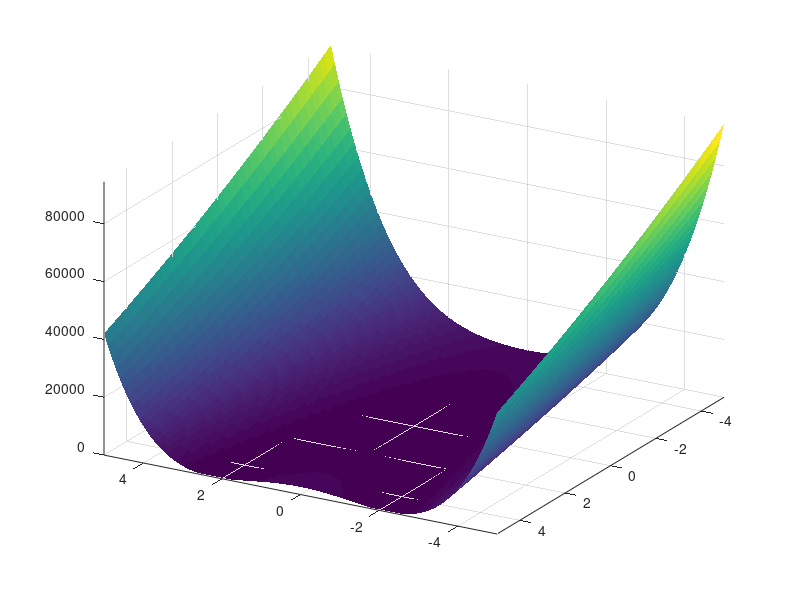

The MATLAB source for this figure: (Note: this script raises an error after producing the figure.)
%% Constrained optimization with FMINSEARCH

function testoptimize

    
%% Introduction    

%% Usage
 
    %%
    % first, define a test function:
%     clc, 
    rosen = @(x) (1-x(1))^2 + 105*(x(2)-x(1)^2)^2;
    
    %%
    % this is the classical Rosenbr\"uck function, which has a global minimum
    % at _f(x)_ = _f_([1, 1]) = 0. The function is relatively hard to optimize,
    % because that minimum is located in a long narrow ``valley'':
    k = 0; range = -5:0.1:5;
    z = zeros(101);    
    for i = range
        m = 0; k = k + 1;        
        for j = range
            m = m + 1;
            z(k, m) = rosen([i, j]);            
        end
    end  
    [y, x] = meshgrid(range, range);
    surf(x, y, z, 'linestyle', 'none'), view(-150, 30), axis tight    
    
    %%
    % Optimizing the fully unconstrained problem with OPTIMIZE indeed finds 
    % the global minimum:
    solution = optimize(rosen, [3 3])    
    
    %%
    % Imposing a lower bound on the variables gives 
    [solution, fval] = optimize(rosen, [3 3], [2 2], [])
    
    %%
    % in the figure, this looks like
    zz = z;   zz(x > 2 & y > 2) = inf;  
    ZZ = z;   ZZ(x < 2) = inf;  ZZ(y < 2) = inf;
    figure, hold on
    surf(x, y, zz, 'linestyle', 'none', 'FaceAlpha', 0.2)
    surf(x, y, ZZ, 'linestyle', 'none')
    view(-150, 30), grid on, axis tight      
    plot3(solution(1), solution(2), fval+1e3, 'g.', 'MarkerSize', 20)    
    
    %%
    % Similarly, imposing an upper bound yields
    solution = optimize(rosen, [3 3], [], [0.5 0.5])
    
    zz = z;   zz(x < 0.5 & y < 0.5) = inf;  
    ZZ = z;   ZZ(x > 0.5) = inf;  ZZ(y > 0.5) = inf;
    figure, hold on
    surf(x, y, zz, 'linestyle', 'none', 'FaceAlpha', 0.2)
    surf(x, y, ZZ, 'linestyle', 'none')
    view(150, 30), grid on, axis tight      
    plot3(solution(1), solution(2), fval+1e3, 'g.', 'MarkerSize', 20)    
 
    %%
    % Optimize with _x_(2) fixed at 3. In this case, OPTIMIZE simply
    % removes the variable before FMINSEARCH sees it, essentially 
    % reducing the dimensionality of the problem. This is particularly
    % useful when the number of dimensions _N_ becomes large.
    optimize(rosen, [3 3], [-inf 3], [inf 3])
    
    %%
    % Also general nonlinear constraints can be used. A simple example:
    %
    % nonlinear inequality: 
    %
    % $$\sqrt{x_1^2 + x_2^2} \leq 1$$
    %
    % nonlinear equality  : 
    %
    % $$x_1^2 + x_2^3 = 0.5$$
        
    options = optimset('TolFun', 1e-8, 'TolX', 1e-8);
    [sol, fval, exitflag, output] = optimize(rosen, [3 -3], [], [], [], ...
        [], [], [], @nonlcon, [], options);
    
    %%
    % Note that |nonlcon| is a subfunction, listed below. In a figure, this
    % looks like
    zz = z;   zz(sqrt(x.^2 + y.^2) <= 1) = inf;  
    ZZ = z;   ZZ(sqrt(x.^2 + y.^2) >= 1.2) = inf;
    zZ = z;   zZ(x.^2 + y.^3 >= 0.5 + 0.1) = inf; 
              zZ(x.^2 + y.^3 <= 0.5 - 0.1) = inf;
    figure, hold on
    surf(x, y, zz, 'linestyle', 'none', 'FaceAlpha', 0.2)
    surf(x, y, ZZ, 'linestyle', 'none')
    xX = x(isfinite(zZ)); xX = xX(:);
    yY = y(isfinite(zZ)); xX = xX(:); 
    zZ = zZ(isfinite(zZ)); zZ = zZ(:);
    [xX, inds] = sort(xX); yY = yY(inds); zZ = zZ(inds);
    xyz = [xX, yY, zZ];
    for i = 1:length(xX)-1 % line-command is *somewhat* inconvenient...
        l = line( [xyz(i, 1); xyz(i+1, 1)],[xyz(i, 2); xyz(i+1, 2)], [xyz(i, 3); xyz(i+1, 3)]);
        set(l, 'color', 'r', 'linewidth', 2)
    end
    view(150, 50), grid on, axis tight      
    plot3(sol(1), sol(2), fval+1e3, 'g.', 'MarkerSize', 20) 
   
    %%
    % Note that the output structure contains a field ``constrviolation'':
    output
    
    %%
    % The contents of which shows that all constraints have been satisfied:
    output.constrviolation


end

%%
function [c, ceq] = nonlcon(x)
    c = norm(x) - 1;
    ceq = x(1)^2 + x(2)^3 - 0.5;
end

